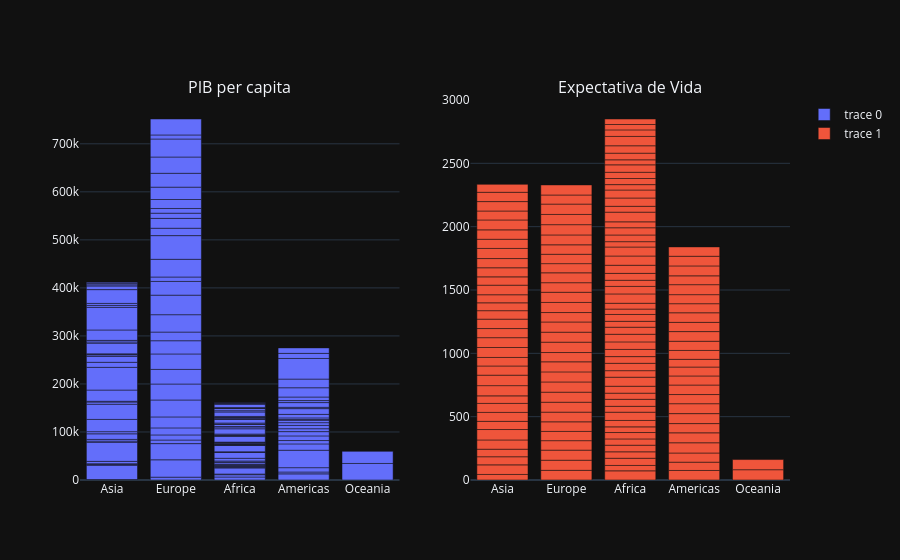

The notebook cell saved with this chart:
### Code cell
from plotly.subplots import make_subplots
import plotly.graph_objects as go

df_2007 = df[df["year"] == 2007]

fig = make_subplots(
    rows=1, cols=2,
    subplot_titles=("PIB per capita", "Expectativa de Vida")
)

fig.add_trace(
    go.Bar(x=df_2007["continent"], y=df_2007["gdpPercap"]),
    row=1, col=1
)

fig.add_trace(
    go.Bar(x=df_2007["continent"], y=df_2007["lifeExp"]),
    row=1, col=2
)

fig.show()

### Figure 1 — Plotly figure (JSON) as saved in the notebook; plotly's stock layout.template omitted (floating-point values rounded to 4 significant figures; data arrays with more than 128 entries replaced by an {"elided": "..."} marker saying what was removed)
{"data": [{"x": {"elided": "142 str values"}, "y": {"elided": "142 float values"}, "type": "bar", "xaxis": "x", "yaxis": "y"}, {"x": {"elided": "142 str values"}, "y": {"elided": "142 float values"}, "type": "bar", "xaxis": "x2", "yaxis": "y2"}], "layout": {"xaxis": {"anchor": "y", "domain": [0.0, 0.45]}, "yaxis": {"anchor": "x", "domain": [0.0, 1.0]}, "xaxis2": {"anchor": "y2", "domain": [0.55, 1.0]}, "yaxis2": {"anchor": "x2", "domain": [0.0, 1.0]}, "annotations": [{"font": {"size": 16}, "showarrow": false, "text": "PIB per capita", "x": 0.225, "xanchor": "center", "xref": "paper", "y": 1.0, "yanchor": "bottom", "yref": "paper"}, {"font": {"size": 16}, "showarrow": false, "text": "Expectativa de Vida", "x": 0.775, "xanchor": "center", "xref": "paper", "y": 1.0, "yanchor": "bottom", "yref": "paper"}]}}
